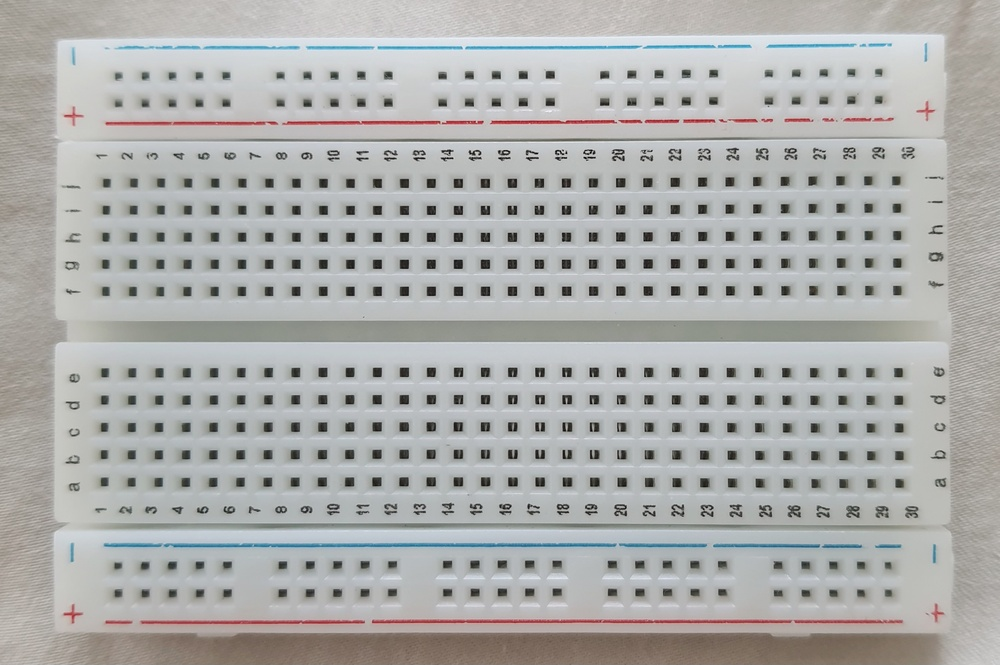
#> input picture data/raw/Breadboard.jpg, 1000 x 665 px, shrunk from 2709 x 1801 before the run
$ python -i cv_body_detector.py   (imports and definitions only)
#> lines starting #> are read from the running program, lines starting #| are printed output that depends on the picture; after the words box and inside, x2 and y2 are one past the last pixel; in counts of white or black regions, pixels touching at a corner belong together
#> further down, picture is the input picture: shape (665, 1000, 3); mean B, G, R 172.2, 173.5, 172.8
import cv2
import numpy as np

def cv_body_detector(frame):
    process_frame = frame.copy()

    #Filterout breadboard background by HSV thresholding (เบรดบอร์ดจะมีสีอิ่มตัวต่ำและสว่างพอสมควร)
    hsv = cv2.cvtColor(process_frame, cv2.COLOR_BGR2HSV)
#> hsv: shape (665, 1000, 3); mean H, S, V 65.1, 13.8, 177.1
    h, s, v = cv2.split(hsv)
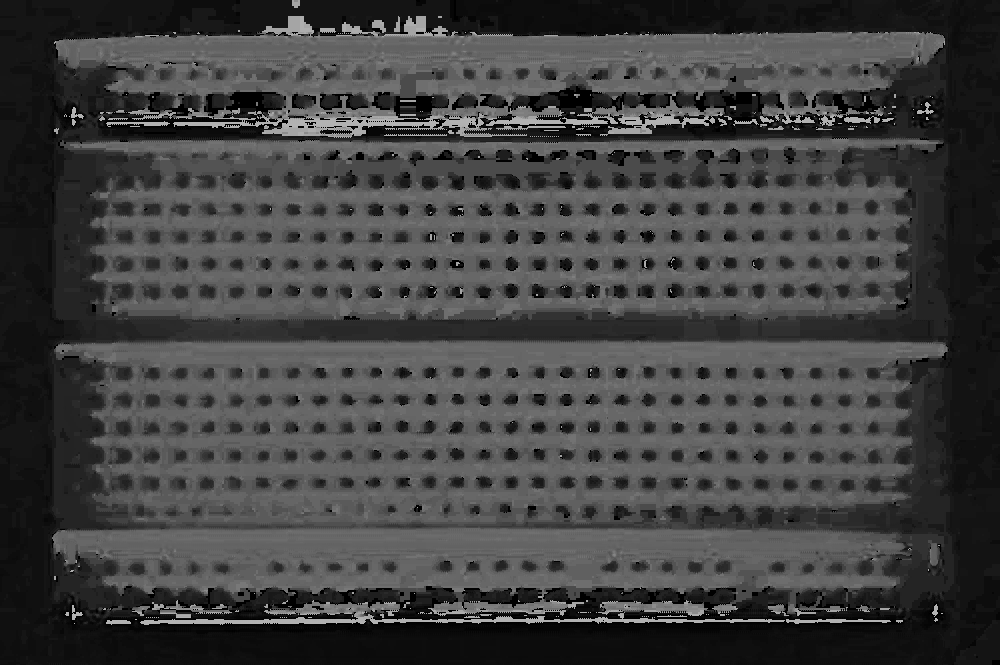
#> h: shape (665, 1000); min 0, max 179, mean 65.1
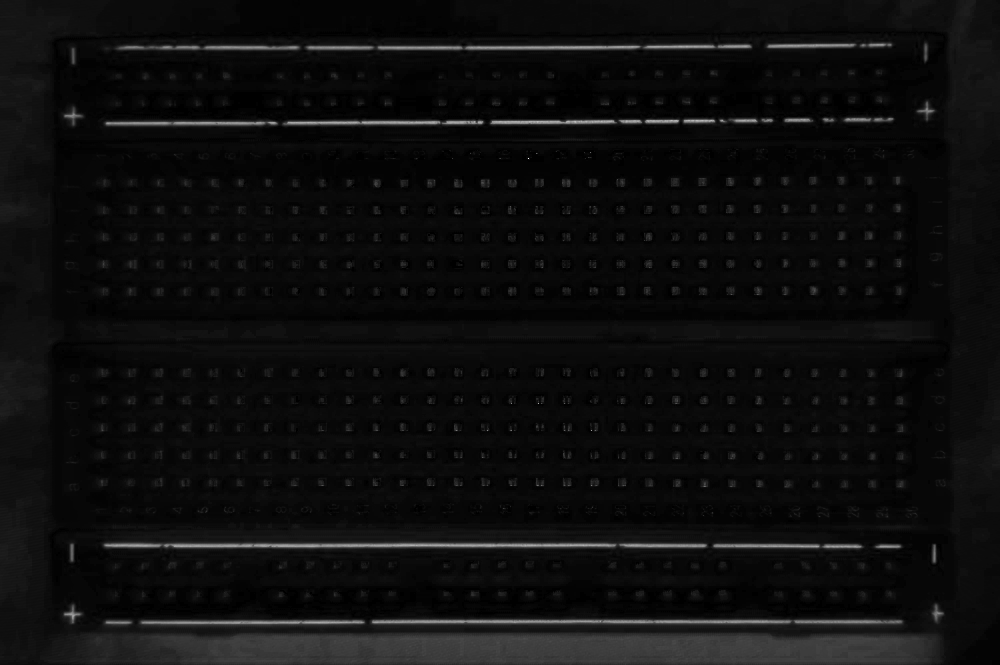
#> s: shape (665, 1000); min 0, max 255, mean 13.8
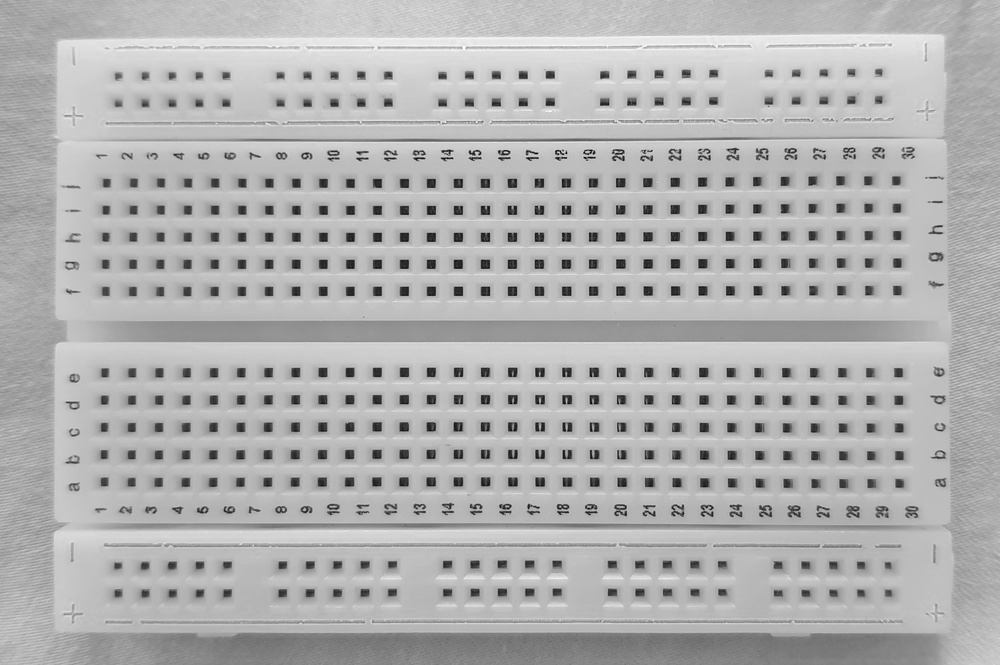
#> v: shape (665, 1000); min 0, max 255, mean 177.1
    gray_mask = (s < 70) & (v > 50)
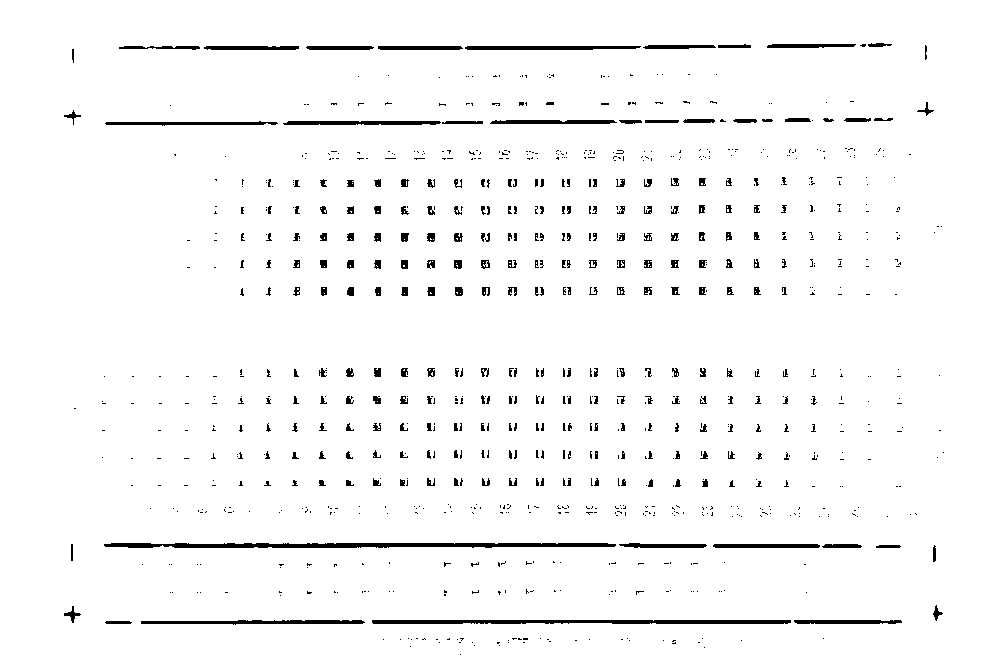
#> gray_mask: shape (665, 1000) bool; 96.9% white; 894 black regions (655 under 20 px), largest, box (x1, y1, x2, y2) and area: (104, 543, 616, 548) 2116, (372, 620, 791, 624) 1572, (141, 620, 365, 625) 760
    process_frame[gray_mask] = [0, 0, 0]

    # Convert to grayscale and apply Gaussian Blur
    gray = cv2.cvtColor(process_frame, cv2.COLOR_BGR2GRAY)
    blur = cv2.GaussianBlur(gray, (5, 5), 5)
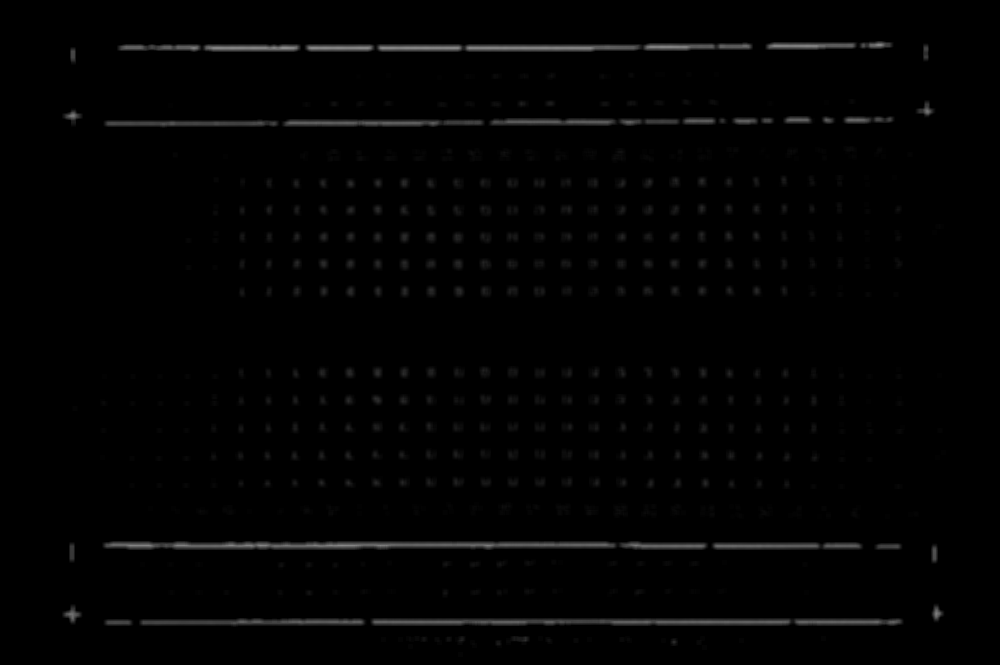
#> blur: shape (665, 1000); min 0, max 140, mean 2.7

    # Use Adaptive Thresholding to get binary image
    thresh = cv2.adaptiveThreshold(blur, 255, cv2.ADAPTIVE_THRESH_GAUSSIAN_C, cv2.THRESH_BINARY_INV, 11, 2)
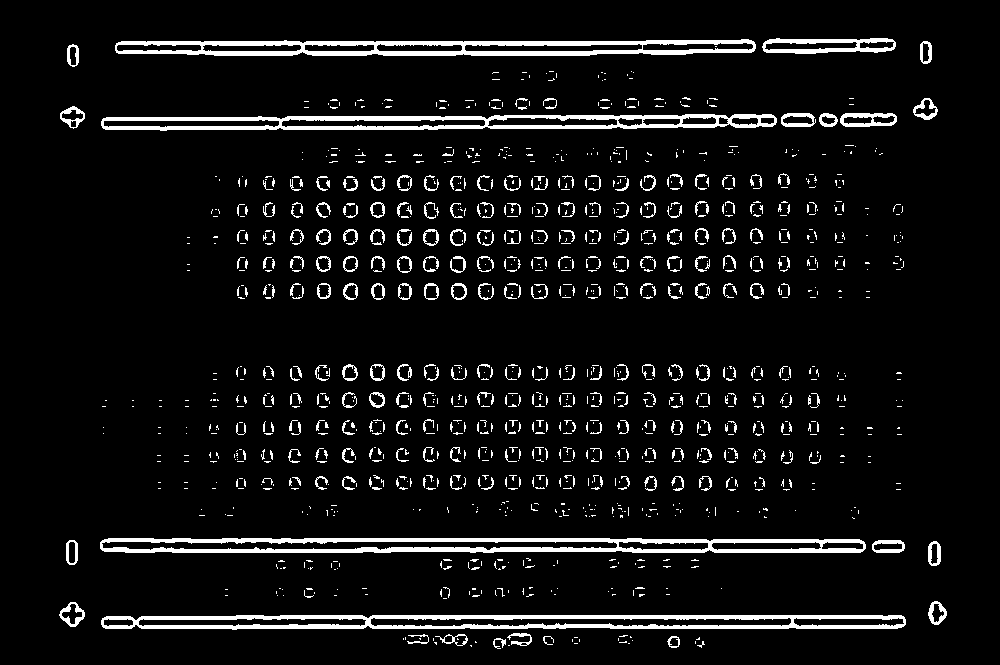
#> thresh: shape (665, 1000); 6.8% white; 1215 white regions (971 under 20 px), largest, box (x1, y1, x2, y2) and area: (101, 615, 906, 630) 6539, (100, 538, 866, 553) 6533, (115, 39, 756, 56) 5827

    # Use Morphological Operations to clean up the moise
    kernel_open = np.ones((3, 3), np.uint8)
    opened = cv2.morphologyEx(thresh, cv2.MORPH_OPEN, kernel_open, iterations=1)
#> opened: shape (665, 1000); 4.4% white; 179 white regions (142 under 20 px), largest, box (x1, y1, x2, y2) and area: (100, 538, 866, 553) 6485, (101, 615, 906, 630) 6454, (118, 39, 756, 56) 5768
    kernel_close = np.ones((9, 9), np.uint8)
    body_mask = cv2.morphologyEx(opened, cv2.MORPH_CLOSE, kernel_close, iterations=2)
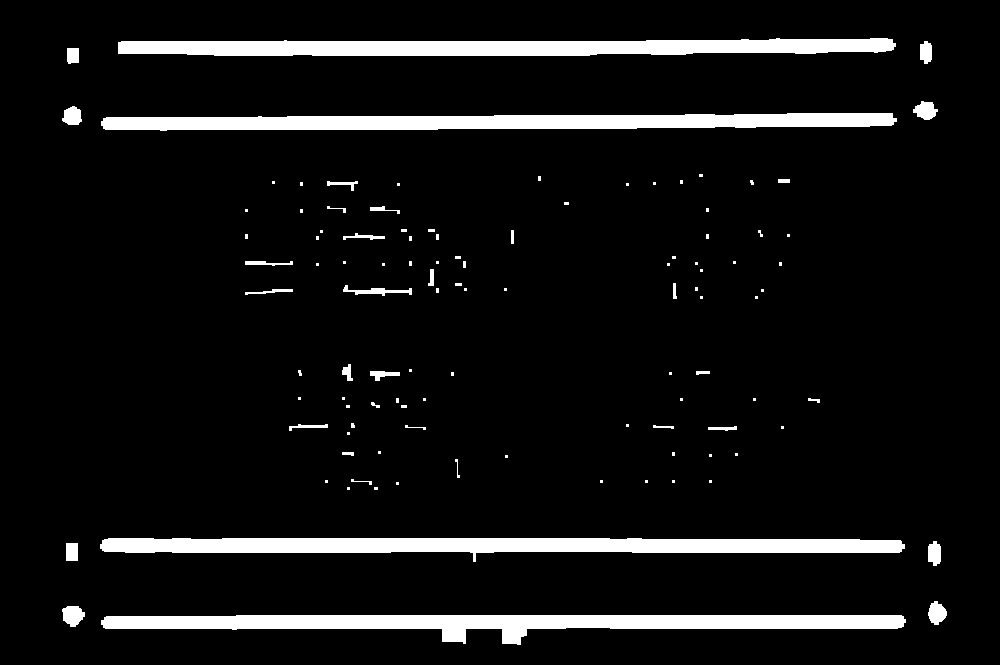
#> body_mask: shape (665, 1000); 7.5% white; 108 white regions (70 under 20 px)

    # Find contours in the body mask and filter them based on size and aspect ratio to identify potential resistor bodies
    contours, _ = cv2.findContours(body_mask, cv2.RETR_EXTERNAL, cv2.CHAIN_APPROX_SIMPLE)
#> contours = 108 contours, 79 with area under 20; largest, box (x1, y1, x2, y2) and area: (101, 615, 906, 645) 10854, (100, 538, 905, 562) 10593, (118, 38, 896, 56) 10258, (101, 113, 897, 131) 9908, (62, 606, 85, 627) 316

    rois = []
    boxes = []

    for cnt in contours:
        x, y, w, h = cv2.boundingRect(cnt)
        aspect_ratio = max(w, h) / (min(w, h) + 1e-5)
        if (w * h > 1000) and (aspect_ratio < 5.0) and (w < 200) and (h < 200):
            roi = frame[y:y + h, x:x + w]
            rois.append(roi)
            boxes.append((x, y, w, h))
#> this loop made 108 passes
#> (cnt, x, y, w, h, aspect_ratio) on passes 4, 7, 8, 9, 10, 11, 12, 13, 14: ([[66, 543], [66, 560], [77, 560], [77, 543]], 66, 543, 12, 18, 1.5), ([[374, 487], [374, 489], [377, 489], [377, 487]], 374, 487, 4, 3, 1.33), ([[347, 487], [347, 489], [349, 489], [349, 487]], 347, 487, 3, 3, 1), ([[396, 482], [396, 484], [398, 484], [398, 482]], 396, 482, 3, 3, 1), ([[709, 480], [709, 482], [711, 482], [711, 480]], 709, 480, 3, 3, 1), ([[672, 480], [672, 482], [674, 482], [674, 480]], 672, 480, 3, 3, 1), ([[645, 480], [645, 482], [647, 482], [647, 480]], 645, 480, 3, 3, 1), ([[600, 480], [600, 482], [602, 482], [602, 480]], 600, 480, 3, 3, 1), ([[325, 480], [325, 482], [327, 482], [327, 480]], 325, 480, 3, 3, 1)
#> (x, y, w, h, aspect_ratio) on passes 1, 2, 3, 5, 6, 15: (101, 615, 805, 30, 26.83), (62, 606, 23, 21, 1.1), (928, 601, 19, 24, 1.26), (928, 541, 13, 25, 1.92), (100, 538, 805, 24, 33.54), (351, 479, 21, 6, 3.5)
#> after the loop, boxes = []; rois = []
    return rois, boxes, body_mask

>>> import cv2
>>> picture = cv2.imread('../../data/raw/Breadboard.jpg')
>>> result = cv_body_detector(picture)
